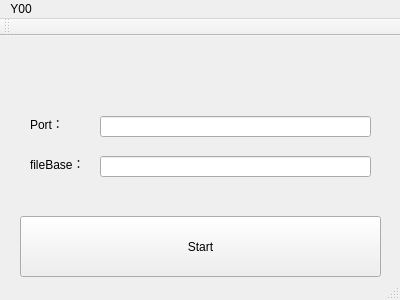
<?xml version="1.0" encoding="UTF-8"?>
<ui version="4.0">
 <class>MainWindow</class>
 <widget class="QMainWindow" name="MainWindow">
  <property name="geometry">
   <rect>
    <x>0</x>
    <y>0</y>
    <width>400</width>
    <height>300</height>
   </rect>
  </property>
  <property name="windowTitle">
   <string>MainWindow</string>
  </property>
  <widget class="QWidget" name="centralWidget">
   <widget class="QLineEdit" name="lineEdit_Port">
    <property name="geometry">
     <rect>
      <x>100</x>
      <y>80</y>
      <width>271</width>
      <height>21</height>
     </rect>
    </property>
    <property name="inputMask">
     <string/>
    </property>
    <property name="placeholderText">
     <string/>
    </property>
    <property name="clearButtonEnabled">
     <bool>false</bool>
    </property>
   </widget>
   <widget class="QLabel" name="label_Port">
    <property name="geometry">
     <rect>
      <x>30</x>
      <y>80</y>
      <width>72</width>
      <height>15</height>
     </rect>
    </property>
    <property name="text">
     <string>Port：</string>
    </property>
   </widget>
   <widget class="QLineEdit" name="lineEdit_Path">
    <property name="geometry">
     <rect>
      <x>100</x>
      <y>120</y>
      <width>271</width>
      <height>21</height>
     </rect>
    </property>
    <property name="inputMask">
     <string/>
    </property>
    <property name="placeholderText">
     <string/>
    </property>
    <property name="clearButtonEnabled">
     <bool>false</bool>
    </property>
   </widget>
   <widget class="QLabel" name="label_Path">
    <property name="geometry">
     <rect>
      <x>30</x>
      <y>120</y>
      <width>72</width>
      <height>15</height>
     </rect>
    </property>
    <property name="text">
     <string>fileBase：</string>
    </property>
   </widget>
   <widget class="QPushButton" name="pushButton_Start">
    <property name="geometry">
     <rect>
      <x>20</x>
      <y>180</y>
      <width>361</width>
      <height>61</height>
     </rect>
    </property>
    <property name="text">
     <string>Start</string>
    </property>
   </widget>
  </widget>
  <widget class="QMenuBar" name="menuBar">
   <property name="geometry">
    <rect>
     <x>0</x>
     <y>0</y>
     <width>400</width>
     <height>21</height>
    </rect>
   </property>
   <widget class="QMenu" name="menuY00">
    <property name="title">
     <string>Y00</string>
    </property>
   </widget>
   <addaction name="menuY00"/>
  </widget>
  <widget class="QToolBar" name="mainToolBar">
   <attribute name="toolBarArea">
    <enum>TopToolBarArea</enum>
   </attribute>
   <attribute name="toolBarBreak">
    <bool>false</bool>
   </attribute>
  </widget>
  <widget class="QStatusBar" name="statusBar"/>
 </widget>
 <layoutdefault spacing="6" margin="11"/>
 <resources/>
 <connections/>
</ui>
